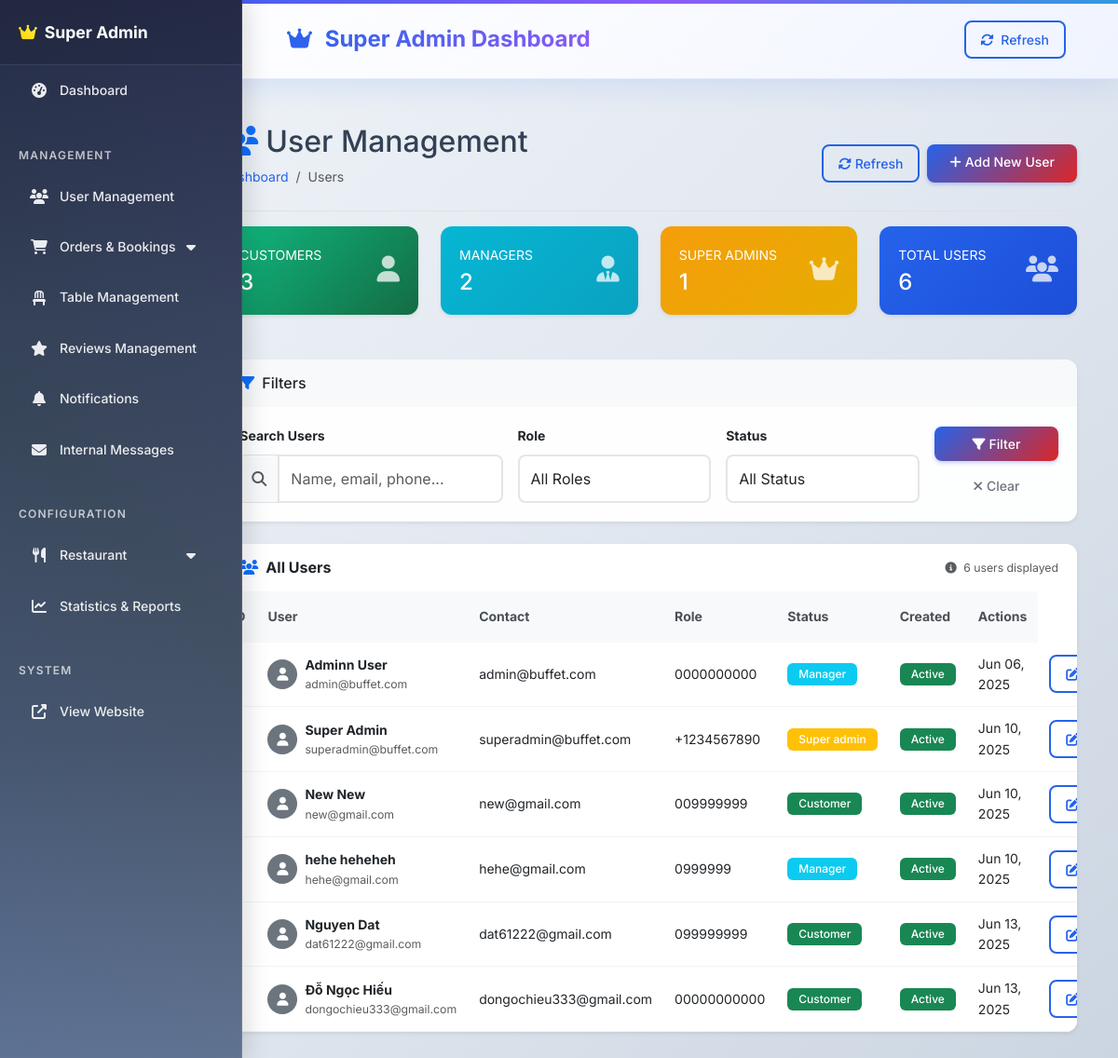
Page /superadmin/users (signed in) on the earlier database version.
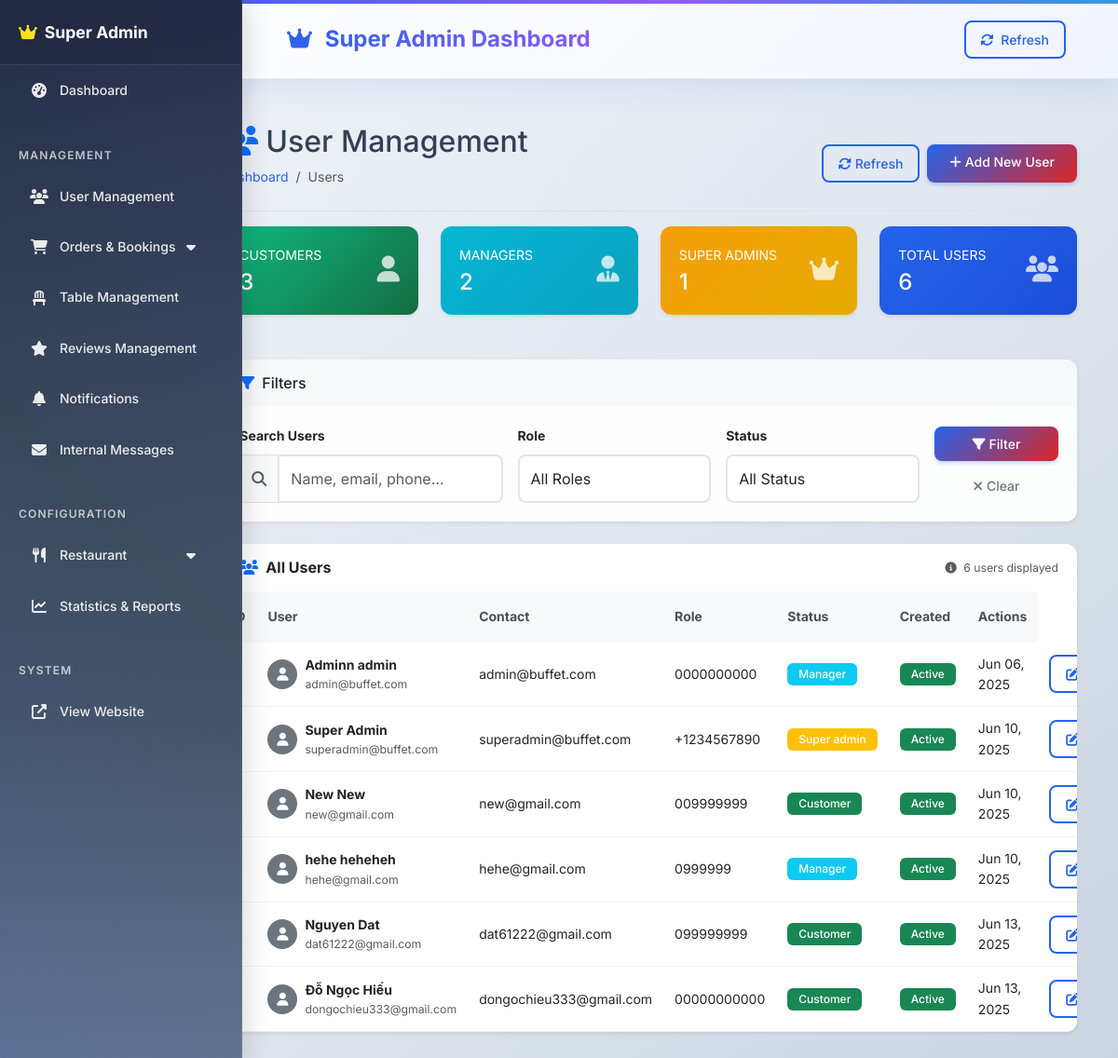
Same page on the later database version.
### tables this page shows
CREATE TABLE IF NOT EXISTS `users` (
  `id` int NOT NULL AUTO_INCREMENT,
  `first_name` varchar(50) NOT NULL,
  `last_name` varchar(50) NOT NULL,
  `email` varchar(100) NOT NULL,
  `password` varchar(255) NOT NULL,
  `phone` varchar(20) DEFAULT NULL,
  `date_of_birth` date DEFAULT NULL,
  `address` text,
  `avatar` varchar(255) DEFAULT NULL,
  `role` enum('customer','manager','super_admin') DEFAULT 'customer',
  `email_verified` tinyint(1) DEFAULT '0',
  `email_verification_token` varchar(255) DEFAULT NULL,
  `password_reset_token` varchar(255) DEFAULT NULL,
  `password_reset_expires` timestamp NULL DEFAULT NULL,
  `last_login` timestamp NULL DEFAULT NULL,
  `is_active` tinyint(1) DEFAULT '1',
  `preferences` json DEFAULT NULL,
  `created_at` timestamp NULL DEFAULT CURRENT_TIMESTAMP,
  `updated_at` timestamp NULL DEFAULT CURRENT_TIMESTAMP ON UPDATE CURRENT_TIMESTAMP,
  PRIMARY KEY (`id`),
  UNIQUE KEY `email` (`email`),
  KEY `idx_role` (`role`),
  KEY `idx_active` (`is_active`)
);

### controllers/BaseController.php (called while the page is built, shortened)
<?php
class BaseController {
    protected function loadSuperAdminView($view, $data = []) {
        include 'views/layouts/superadmin_header.php';
        include "views/superadmin/$view.php";
        include 'views/layouts/superadmin_footer.php';
    }    protected function requireLogin() {
        if (!isLoggedIn()) {
            redirect(SITE_URL . '/auth/login');
        }
    }
}
?>

### controllers/SuperAdminController.php (called while the page is built, shortened)
<?php
require_once 'BaseController.php';
require_once __DIR__ . '/../models/User.php';
class SuperAdminController extends BaseController
{
    private $userModel;
    public function __construct()
    {
        $this->userModel = new User();
    }
    public function users()
    {
        $page = (int)($_GET['page'] ?? 1);
        $limit = 20;
        $offset = ($page - 1) * $limit;
        $search = $_GET['search'] ?? '';
        $role = $_GET['role'] ?? '';
        $allUsers = $this->userModel->getAllForAdmin();
        $totalUsers = count($allUsers);
        $users = array_slice($allUsers, $offset, $limit);
        $totalPages = ceil($totalUsers / $limit);
        $roleStats = [];
        foreach ($this->userModel->getAllForAdmin() as $user) {
            $roleStats[$user['role']] = ($roleStats[$user['role']] ?? 0) + 1;
        }
        $data = [
            'title' => 'User Management',
            'users' => $users,
            'stats' => [
                'customers' => $roleStats['customer'] ?? 0,
                'managers' => $roleStats['manager'] ?? 0,
                'super_admins' => $roleStats['super_admin'] ?? 0,
                'total' => array_sum($roleStats)
            ],
            'pagination' => [
                'current_page' => $page,
                'total_pages' => $totalPages,
                'total_items' => $totalUsers
            ],
            'currentPage' => $page,
            'totalPages' => $totalPages,
            'totalUsers' => $totalUsers,
            'search' => $search,
            'selectedRole' => $role,
            'csrf_token' => $this->generateCSRF()
        ];
        $this->loadSuperAdminView('users/index', $data);
    }
}

### models/BaseModel.php (called while the page is built, shortened)
<?php
class BaseModel {
    protected $db;
    protected $table;    public function __construct() {
        $database = Database::getInstance();
        $this->db = $database->getConnection();
    }
    public function findAll($limit = null, $offset = 0) {
        $sql = "SELECT * FROM {$this->table}";
        $stmt = $this->db->prepare($sql);
        $stmt->execute();
        return $stmt->fetchAll();
    }
}
?>

### database/install.php (called while the page is built, shortened)
<?php
class Database {
    private static $instance = null;
    private $connection;
    public static function getInstance() {
        if (self::$instance === null) {
            self::$instance = new self();
        }
        return self::$instance;
    }
    private function connect() {
        try {
            $dsn = "mysql:host=" . DB_HOST . ";dbname=" . DB_NAME . ";charset=" . DB_CHARSET;
            $options = [
                PDO::ATTR_ERRMODE => PDO::ERRMODE_EXCEPTION,
                PDO::ATTR_DEFAULT_FETCH_MODE => PDO::FETCH_ASSOC,
                PDO::ATTR_EMULATE_PREPARES => false
            ];
            $this->connection = new PDO($dsn, DB_USER, DB_PASS, $options);
        } catch (PDOException $e) {
            die("Database connection failed: " . $e->getMessage());
        }
    }
    public function getConnection() {
        return $this->connection;
    }
}
?>

### models/User.php (called while the page is built, shortened)
<?php
require_once 'BaseModel.php';
class User extends BaseModel {
    public function getAllForAdmin() {
        $users = $this->findAll();
        return array_map(function($user) {
            return $this->transformUserData($user);
        }, $users);
    }
    public function transformUserData($user) {
        $fullName = trim(($user['first_name'] ?? '') . ' ' . ($user['last_name'] ?? ''));
        $username = explode('@', $user['email'])[0];
        $status = $user['is_active'] == 1 ? 'active' : 'inactive';
        return array_merge($user, [
            'full_name' => $fullName,
            'username' => $username,
            'status' => $status
        ]);
    }
}
?>

### views/superadmin/users/index.php (the view, shortened to what the changed rows need)
<!DOCTYPE html>
<html lang="en">
<head>
    <?php require_once 'views/layouts/superadmin_header.php'; ?>
</head>
<body>
    <div class="container-fluid">
        <div class="row">
            <main class="col-md-9 ms-sm-auto col-lg-10 px-md-4">
                <div class="d-flex justify-content-between flex-wrap flex-md-nowrap align-items-center pt-3 pb-2 mb-3 border-bottom">
                    <div>
                        <h1 class="h2">
                            <i class="fas fa-users me-2 text-primary"></i>User Management
                        </h1>
                    </div>
                </div>
                <div class="card border-0 shadow-sm">
                    <div class="card-body p-0">                        <div class="table-responsive">
                            <table class="table table-hover align-middle mb-0">
                                <thead class="table-light">
                                    <tr>
                                        <th class="border-0 fw-bold">ID</th>
                                        <th class="border-0 fw-bold">User</th>
                                        <th class="border-0 fw-bold">Contact</th>
                                        <th class="border-0 fw-bold">Role</th>
                                        <th class="border-0 fw-bold">Status</th>
                                        <th class="border-0 fw-bold">Created</th>
                                        <th class="border-0 fw-bold text-center">Actions</th>
                                    </tr>
                                </thead>
                                <tbody>
                            <?php if (!empty($users)): ?>
                                <?php foreach ($users as $user): ?>
                                    <tr>
                                        <td><?php echo $user['id']; ?></td>
                                        <td>
                                            <div class="d-flex align-items-center">
                                                <div class="avatar me-2">
                                                    <?php if (!empty($user['avatar'])): ?>
                                                        <img src="<?php echo $user['avatar']; ?>" alt="Avatar" class="rounded-circle" width="32" height="32">
                                                    <?php else: ?>
                                                        <div class="bg-secondary rounded-circle d-flex align-items-center justify-content-center" style="width: 32px; height: 32px;">
                                                            <i class="fas fa-user text-white"></i>
                                                        </div>
                                                    <?php endif; ?>
                                                </div>                                                <div>
                                                    <div class="fw-bold"><?php echo htmlspecialchars(trim(($user['first_name'] ?? '') . ' ' . ($user['last_name'] ?? '')) ?: 'Unknown User'); ?></div>
                                                    <div class="text-muted small"><?php echo htmlspecialchars($user['email']); ?></div>
                                                </div>
                                            </div>
                                        </td>
                                        <td><?php echo htmlspecialchars($user['email']); ?></td>
                                        <td><?php echo htmlspecialchars($user['phone'] ?? 'N/A'); ?></td>
                                        <td>
                                            <span class="badge bg-<?php echo getRoleBadgeColor($user['role']); ?>">
                                                <?php echo ucfirst(str_replace('_', ' ', $user['role'])); ?>
                                            </span>
                                        </td>                                        <td>
                                            <span class="badge bg-<?php echo ($user['is_active'] ?? 0) == 1 ? 'success' : 'secondary'; ?>">
                                                <?php echo ($user['is_active'] ?? 0) == 1 ? 'Active' : 'Inactive'; ?>
                                            </span>
                                        </td>
                                        <td><?php echo date('M d, Y', strtotime($user['created_at'])); ?></td>                                        <td>
                                            <div class="btn-group" role="group">
                                                <a href="<?= SITE_URL ?>/superadmin/users/edit/<?php echo $user['id']; ?>"
                                                    class="btn btn-sm btn-outline-primary">
                                                    <i class="fas fa-edit"></i>
                                                </a>
                                            </div>
                                        </td>
                                    </tr>
                                <?php endforeach; ?>
                            <?php endif; ?>
                        </tbody>
                    </table>
                </div>
            </div>
        </div>
        </main>
    </div>
</div>
<?php
function getRoleBadgeColor($role) {
    switch($role) {
        case 'super_admin': return 'warning';
        case 'manager': return 'info';
        case 'customer': return 'success';
    }
}
?>
<?php require_once 'views/layouts/superadmin_footer.php'; ?>

Differences in the rows shown:
changed users "admin@buffet.com": first_name+last_name "Adminn User" → "Adminn admin"
